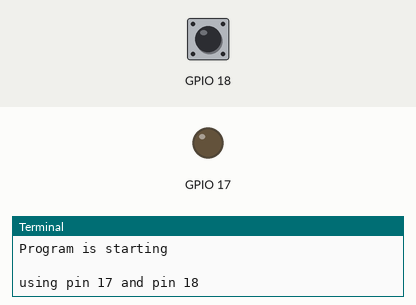
Simulated run of this program. Board: Raspberry Pi (BCM pin numbers). Parts: output pins drawn as LEDs (lit = HIGH), the last lines printed to the terminal. The inputs (shaded band) are chosen by the test bench; at power-on: GPIO 18 HIGH.

Above: at 1.2 s.
1.3 s: GPIO 18 pulled LOW for 0.15 s
At 2.5 s:
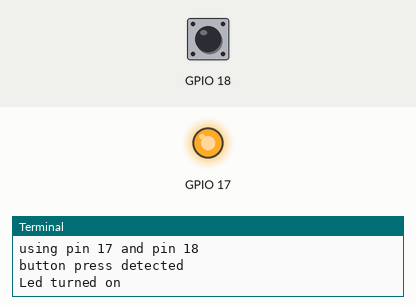
2.9 s: GPIO 18 pulled LOW for 1 s
At 3.9 s:
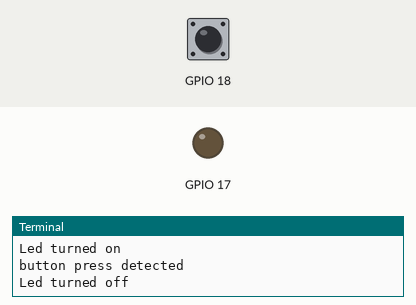
5.4 s: GPIO 18 pulled LOW for 3.2 s
At 5.8 s:
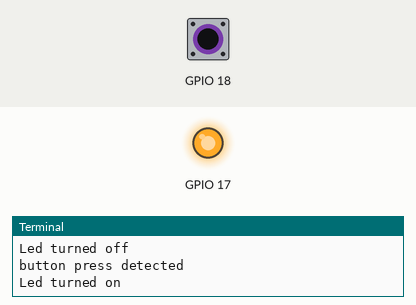
Timing chart, 0 to 8.4 s (numbered marks = the images above; inputs shaded):
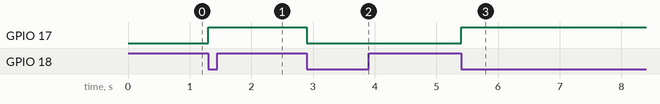

Measured:
- after the input at 1.3 s, GPIO 17: LOW → HIGH at once
- after the input at 2.9 s, GPIO 17: HIGH → LOW at once
- after the input at 5.4 s, GPIO 17: LOW → HIGH at once

The program:

Tablelamp3.py
```python
# Filename: Tablelamp3.py
# Project: Freenove kit using pigpio C and Python library
# Description: Use a button to control a LED
# Author: JudaV
# date: october 2024

import pigpio

button_pin = 18  # set button_pin vatiable to GPIO18
led_pin = 17  # define led_pin to BCM GPIO17
pi1 = pigpio.pi()  # Initialise Pi connection and access to the local Pi's GPIO


def setup():
    print("using pin %d and pin %d" % (led_pin, button_pin))
    pi1.read(18)
    pi1.write(17, 0)
    pi1.set_pull_up_down(18, pigpio.PUD_UP)  # set buttonPin to PULL UP INPUT mode


def loop():
    while True:
        led_state = pi1.read(17)  # capture whether LED is on
        if pi1.wait_for_edge(18, pigpio.FALLING_EDGE, 3600):
            print("button press detected")
            led_state = not led_state
            if led_state:
                pi1.write(17, 1)
                print("Led turned on")
            else:
                print("Led turned off")
                pi1.write(17, 0)
        else:
            pass


def destroy():
    pi1.stop()  # Release all GPIO
    print("program terminated\n")


if __name__ == "__main__":  # Program entrance
    print("Program is starting\n")
    setup()
    try:
        loop()
    except KeyboardInterrupt:  # Press ctrl-c to end the program.
        print("\nKeyboard Interrupt\n")
    finally:
        destroy()
```
